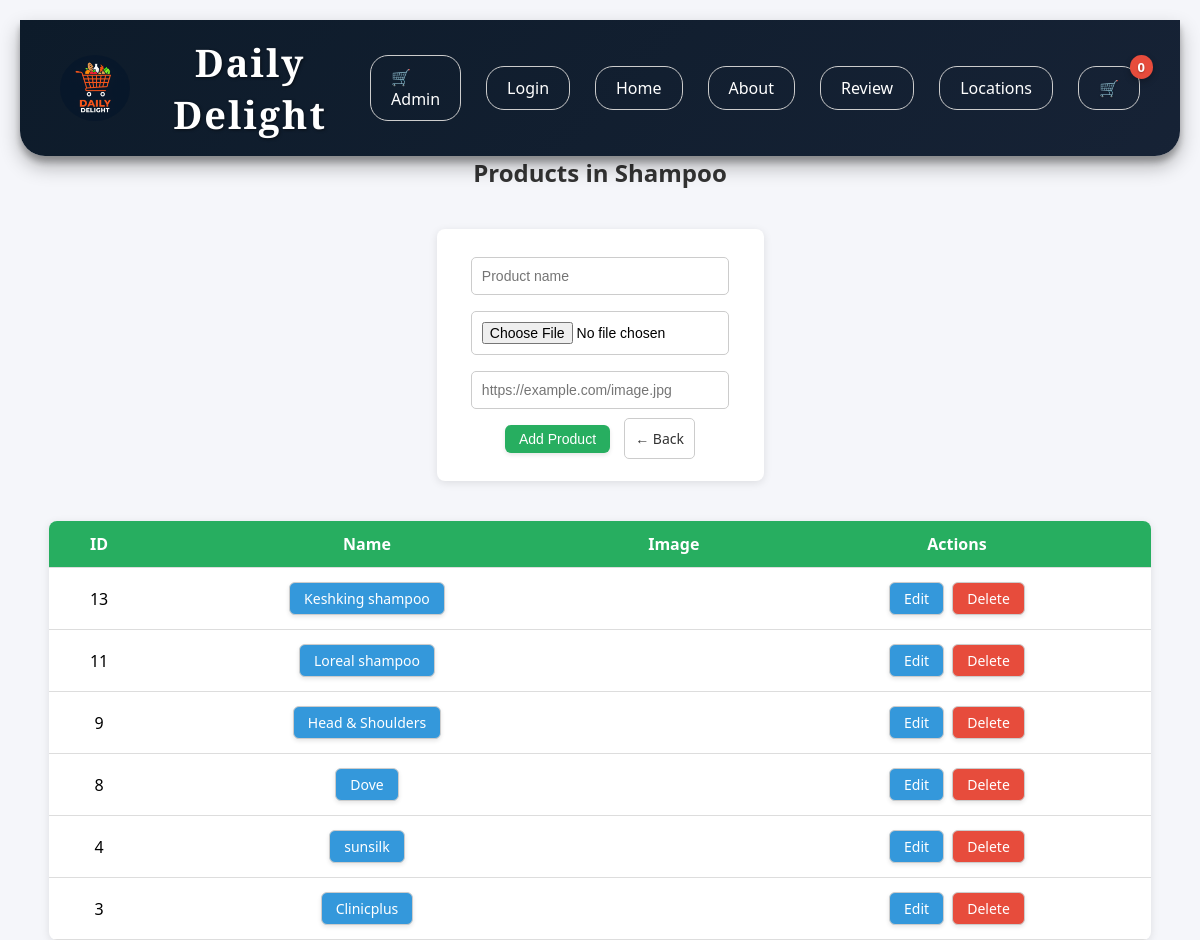
/a_products.php, run on the app's committed database.
### tables this page shows
CREATE TABLE `subcategories` (
  `id` int(11) NOT NULL,
  `category_id` int(11) NOT NULL,
  `name` varchar(255) NOT NULL,
  `image` varchar(255) DEFAULT 'noimage.png',
  `created_at` timestamp NOT NULL DEFAULT current_timestamp()
);

CREATE TABLE `products` (
  `id` int(11) NOT NULL,
  `subcategory_id` int(11) NOT NULL,
  `name` varchar(255) NOT NULL,
  `description` text DEFAULT NULL,
  `image` varchar(255) DEFAULT 'noimage.png',
  `created_at` timestamp NOT NULL DEFAULT current_timestamp()
);

### a_products.php (the view, shortened to what this page needs)
<?php
$con = mysqli_connect("localhost","root","","client");
$subcategory_id = intval($_GET['subcategory_id'] ?? 0);
if ($subcategory_id <= 0) {
    $first_sub = mysqli_fetch_assoc(mysqli_query($con, "SELECT id FROM subcategories ORDER BY id ASC LIMIT 1"));
    if ($first_sub) $subcategory_id = $first_sub['id'];
    else die("No subcategories found.");
}
include_once("a_header.php");
$res = mysqli_query($con, "SELECT * FROM products WHERE subcategory_id=$subcategory_id ORDER BY id DESC");
$subcat = mysqli_fetch_assoc(mysqli_query($con, "SELECT * FROM subcategories WHERE id=$subcategory_id"));
?>
<!doctype html>
<html>
<head>
</head>
<body>
<h2>Products in <?= htmlspecialchars($subcat['name'] ?? 'Unknown') ?></h2>
<form method="post" enctype="multipart/form-data">
    <input name="name" placeholder="Product name" required><br>
    <input type="file" name="image_file" accept="image/*"><br>
    <input type="url" name="image_url" placeholder="https://example.com/image.jpg"><br>
    <button name="add_product" type="submit">Add Product</button>
    <a href="a_subcategories.php?category_id=<?= $subcat['category_id'] ?? 0 ?>" class="back-link">← Back</a>
</form>
<table>
<tr>
  <th>ID</th>
  <th>Name</th>
  <th>Image</th>
  <th>Actions</th>
</tr>
<?php while($r = mysqli_fetch_assoc($res)): ?>
<tr>
  <td><?= $r['id'] ?></td>
  <td>
    <a href="a_product_types.php?product_id=<?= $r['id'] ?>" class="btn btn-edit">
      <?= htmlspecialchars($r['name']) ?>
    </a>
  </td>
  <td>
  </td>
  <td>
    <a href="a_edit_product.php?id=<?= $r['id'] ?>" class="btn btn-edit">Edit</a>
    <a href="?subcategory_id=<?= $subcategory_id ?>&delete=<?= $r['id'] ?>"
       class="btn btn-delete"
       onclick="return confirm('Are you sure?')">Delete</a>
  </td>
</tr>
<?php endwhile; ?>
</table>
</body>
</html>

### a_header.php (shortened to what this page needs)
<?php
$cart_count = isset($_SESSION['cart_count']) ? $_SESSION['cart_count'] : 0;
?>
<!DOCTYPE html>
<html lang="en">
<head>
</head>
<body>
    <header>
        <img src="ddlogo.png" alt="Logo">
        <h1>Daily Delight</h1>
        <div class="nav">
             <a  href="admin.php">🛒 Admin</a>
            <a href="client.php">Login</a>
            <a href="client.php">Home</a>
            <a href="about.php">About</a>
            <a href="review.php">Review</a>
            <a href="location.php">Locations</a>
            <a href="cart.php" class="cart">🛒 <span class="cart-count"><?php echo $cart_count; ?></span></a>
        </div>
    </header>

### a_header.php (style rules this page uses)
* { margin: 0; padding: 0; box-sizing: border-box; }
html, body { height: 100%; display: flex; flex-direction: column; font-family: 'Poppins', sans-serif; background-color: #fcfbf8; }
header { display: flex; align-items: center; justify-content: space-between; background: linear-gradient(135deg, #0d1b2a, #1b263b, #0d1b2a); background-size: 300% 300%; animation: gradientMove 15s ease infinite; position: sticky; top: 0; width: 100%; padding: 16px 40px; border-bottom-left-radius: 25px; border-bottom-right-radius: 25px; box-shadow: 0 10px 20px rgba(0,0,0,0.3), 0 6px 6px rgba(0,0,0,0.25); z-index: 1000; opacity: 0; transform: translateY(-30px); animation: fadeDown 1s ease forwards; }
header img { width: 120px; border-radius: 50%; transition: transform 0.5s ease, box-shadow 0.5s ease; }
header h1 { font-family: 'Playfair Display', serif; font-size: 38px; font-weight: 600; color: #ffffff; flex-grow: 1; text-align: center; letter-spacing: 2px; text-shadow: 1px 1px 3px rgba(0,0,0,0.5); transition: color 0.4s ease; }
.nav { display: flex; gap: 25px; align-items: center; }
.nav a { color: #ffffff; text-decoration: none; font-weight: 500; font-size: 16px; padding: 10px 20px; border-radius: 18px; transition: all 0.3s ease; }
.cart { position: relative; font-size: 28px; transition: transform 0.4s ease, color 0.4s ease; color: #ffffff; text-shadow: 0px 1px 2px rgba(0,0,0,0.3); }
.cart-count { background: #e74c3c; color: white; font-size: 13px; font-weight: bold; padding: 3px 8px; border-radius: 50%; position: absolute; top: -12px; right: -14px; box-shadow: 0 3px 6px rgba(0,0,0,0.25); animation: pulse 1.5s infinite; }

### a_products.php (style rules this page uses)
body { font-family: 'Segoe UI', Arial, sans-serif; background: #f5f6fa; margin: 0; padding: 20px; }
h2 { text-align: center; color: #333; margin-bottom: 20px; }
form { background: #fff; padding: 20px; margin: 20px auto; max-width: 400px; border-radius: 8px; box-shadow: 0 2px 8px rgba(0,0,0,0.1); text-align: center; }
input, button, a { margin: 8px 0; padding: 10px; font-size: 14px; border-radius: 5px; border: 1px solid #ccc; }
input { width: 90%; }
button { background: #27ae60; color: white; border: none; cursor: pointer; font-size: 14px; display: inline-block; padding: 6px 14px; border-radius: 6px; box-shadow: 0 2px 4px rgba(0,0,0,0.1); }
.back-link { text-decoration: none; color: #333; font-size: 14px; margin-left: 10px; }
table { width: 95%; margin: 20px auto 80px auto; border-collapse: collapse; background: white; border-radius: 8px; overflow: hidden; box-shadow: 0 2px 8px rgba(0,0,0,0.1); }
th, td { padding: 12px; border-bottom: 1px solid #ddd; text-align: center; }
th { background: #27ae60; color: white; }
img { max-width: 70px; border-radius: 5px; }
.btn { padding: 6px 14px; border-radius: 6px; text-decoration: none; font-size: 14px; display: inline-block; margin: 2px; box-shadow: 0 2px 4px rgba(0,0,0,0.1); }
.btn-edit { background: #3498db; color: white; }
.btn-delete { background: #e74c3c; color: white; }

### data on the page
subcategories: name "Shampoo"
products: id "13", name "Keshking shampoo"
products: id "11", name "Loreal shampoo"
products: id "9", name "Head & Shoulders"
products: id "8", name "Dove"
products: id "4", name "sunsilk"
products: id "3", name "Clinicplus"

### other printed values
$cart_count "0"
